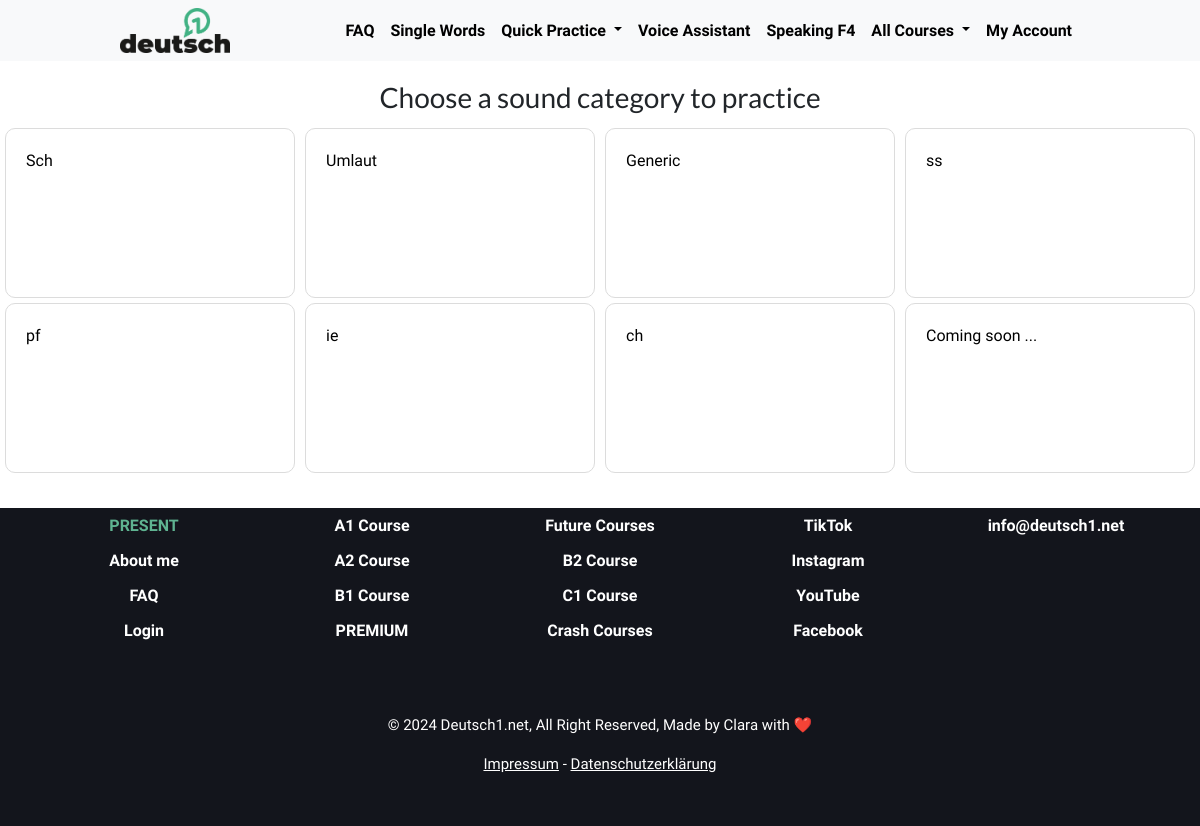
Page /single_words/overview/ on the committed database.
### single_words/models.py (models this page shows, shortened)
class SingleWordsVideos(models.Model):
    sound_type = models.CharField(max_length=250, unique=True)
    url = models.URLField()

### single_words/views.py (the view)
# urls.py: path("overview/", views.single_word_pick_category.as_view(), name="single_word_pick_category"),
class single_word_pick_category(View):
    def get(self, request):
        situations = SingleWordsVideos.objects.all()
        context = {
            "situations": situations
        }
        return render(request, "single_words/training_pick_category.html", context)

### single_words/templates/single_words/training_pick_category.html (shortened to what this page needs)
{% extends "base.html" %}
{% load static %}
{% block css_files %}
<link rel="stylesheet" href={% static "css/style.css" %}/>
<link rel="stylesheet" href={% static "css/single_words.css" %}/>
<link rel="stylesheet" href="https://cdn.datatables.net/1.13.7/css/jquery.dataTables.css" />
{% endblock %}
{% block content %}
  <section id="all-situations">
      <h2>Choose a sound category to practice</h2>
      <div class="situation-container">
        {% for situation in situations %}
        <div class="situation-item">
          <a class="situation_link" href="/single_words/word_pick?sound_type={{ situation.sound_type }}">
            <div class="situation">
              <div class="situation_topic">{{ situation.sound_type }}</div>
            </div>
          </a>
        </div>
        {% endfor %}
        <div class="situation-item">
          <a class="situation_link" >
            <div class="situation">
              <div class="situation_topic">Coming soon ...</div>
            </div>
          </a>
        </div>
      </div>
  </section>
{% endblock %}

### static/app.css (style rules this page uses)
* { box-sizing: border-box; }
html { font-family: Helvetica Neue, Helvetica, Arial, sans-serif; }
body { margin: 0; color:#000000; font-size:14px; line-height:1.4; overflow-x:hidden; }
h1, h2, h3 { font-family: 'Lato', sans-serif; font-weight: bold; }

### static/css/style.css (style rules this page uses)
body, html { height: 100%; margin: 0; padding: 0; font-family: 'Muli', sans-serif !important; font-weight: normal; line-height: 1.5; }
body { display: flex; flex-direction: column; }
#all-situations h2 { font-size: 28px; font-weight: 400; text-align: center; }

### static/css/single_words.css (style rules this page uses)
.situation-container { width: 100%; float: left; }
.situation-item { width:100%; padding-top: 5px; float:left }
@media (min-width: 768px) { .situation-item { width: 48%; padding-left: 5px; padding-right: 5px; } }
@media (min-width: 1080px) { .situation-item { width: 25%; padding-left: 5px; padding-right: 5px; } }
.situation_link { text-decoration: none; color: black; }
.situation { padding: 20px 20px; border-radius: 10px; border: 1px solid #DCDCDC; height: 170px; overflow: hidden; }

### rows in the picture
SingleWordsVideos: sound_type "Sch"
SingleWordsVideos: sound_type "Umlaut"
SingleWordsVideos: sound_type "Generic"
SingleWordsVideos: sound_type "ss"
SingleWordsVideos: sound_type "pf"
SingleWordsVideos: sound_type "ie"
SingleWordsVideos: sound_type "ch"
